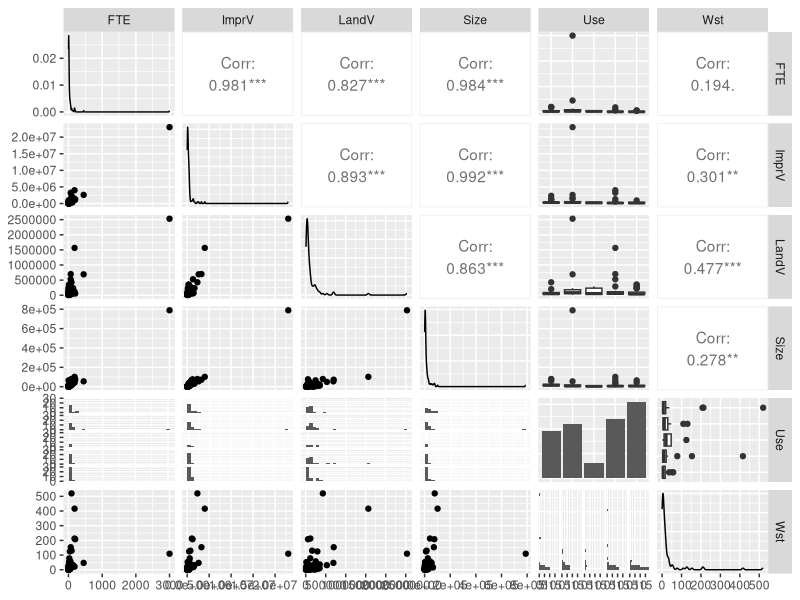
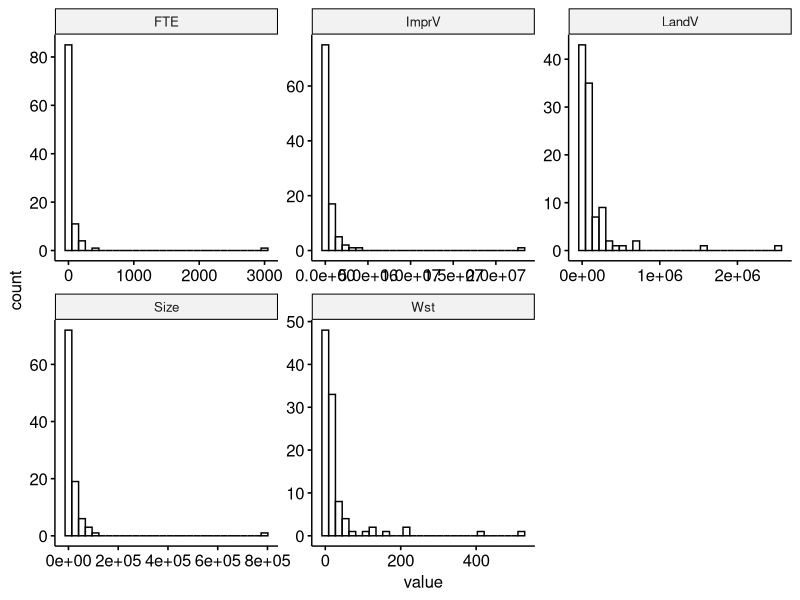
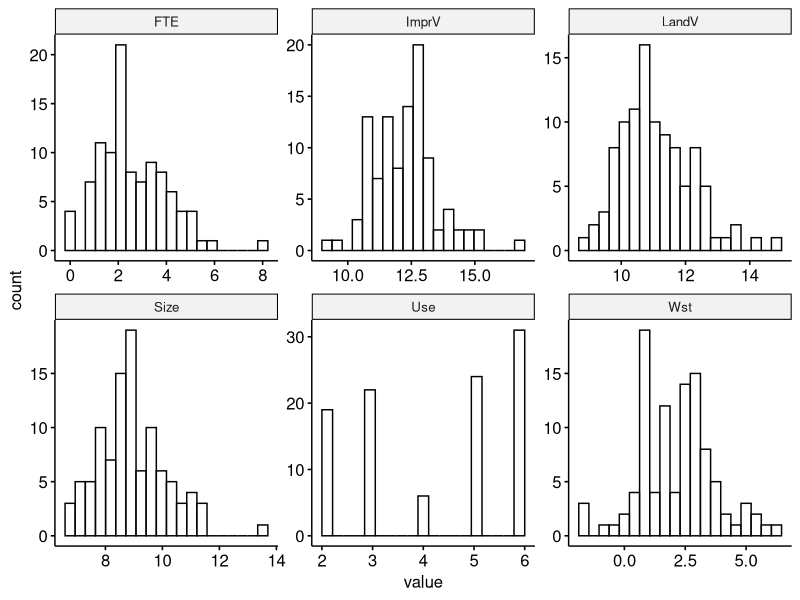
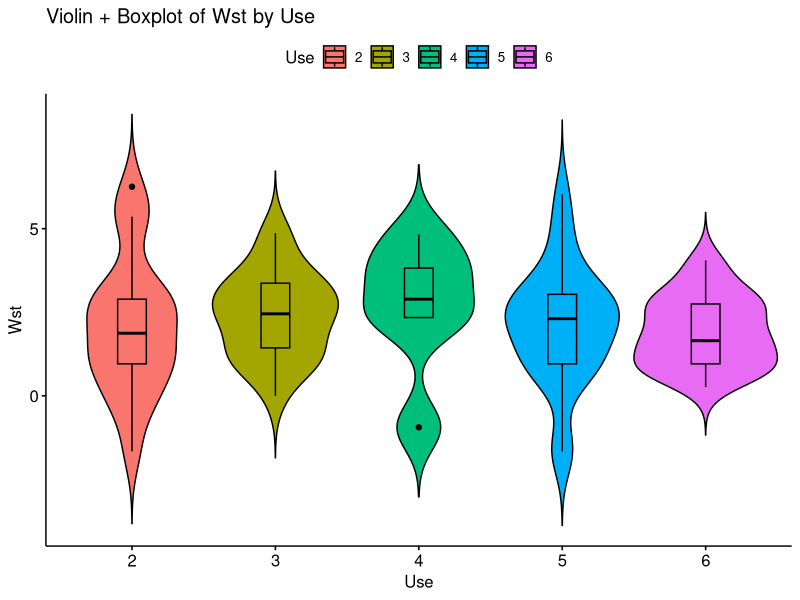
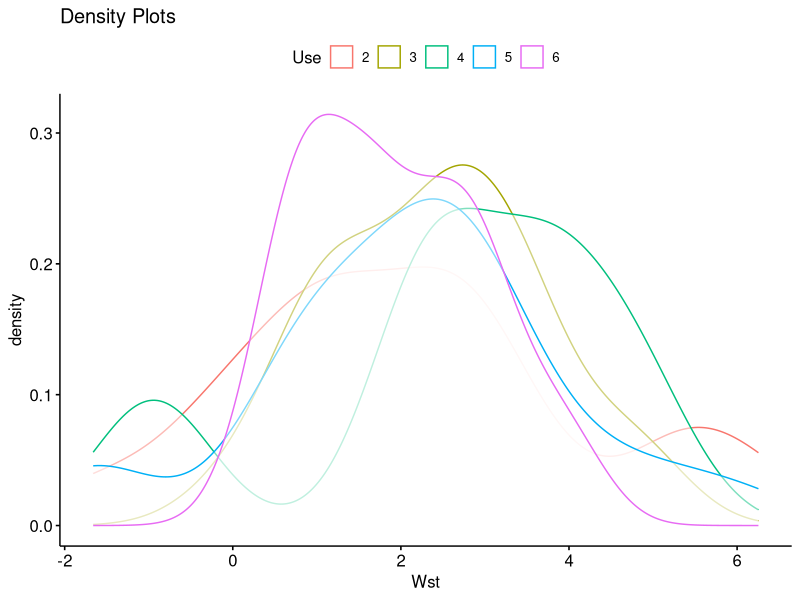
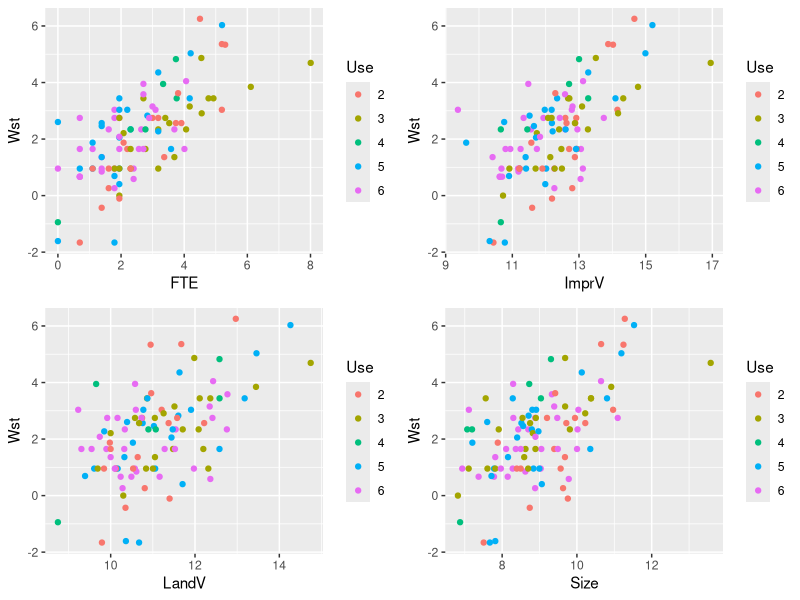
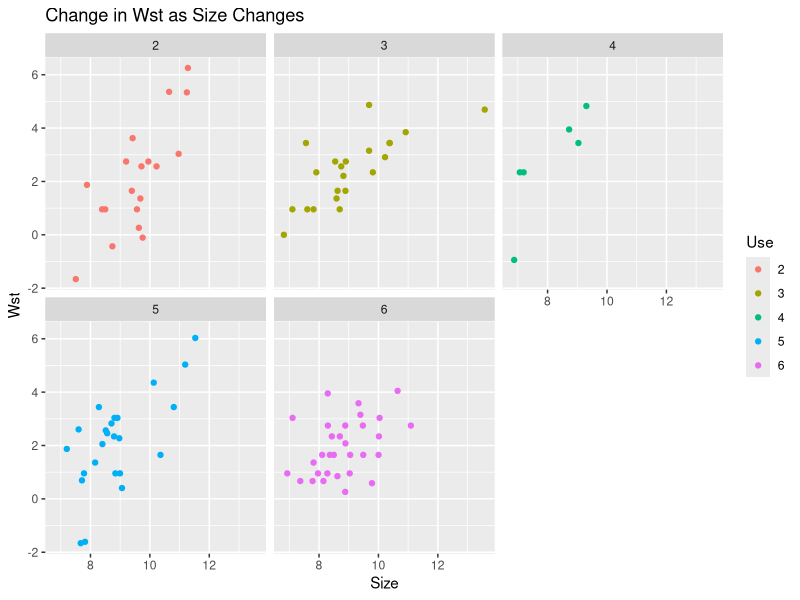
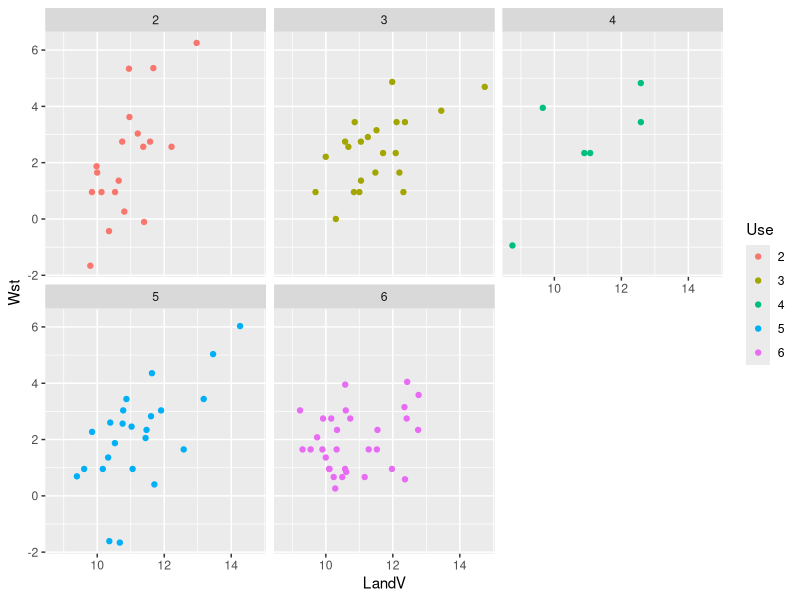

Recreate these plots in R, in order. (Note: this script raises an error after producing the figures.)
## ---- chunk 1
library(ggpubr)
library(GGally)
library(tidyr)
#read in data
assDat <- read.table("Waste.txt", header = FALSE)

#name the variables
nam <- c("FTE", "ImprV", "LandV", "Size", "Use", "Wst")
names(assDat) <- nam

#change the variable Use into factor
assDat$Use <- as.factor(assDat$Use)

#data splitting

#get the number of observations
(n <- nrow(assDat))

#set random seed
set.seed(20)

#randomly select 2/3 of the data as the training set
indi <- sample(n, n*7/10)

#training data
train <- assDat[indi,]
#test data
test <- assDat[-indi,]
## ---- chunk 2
ggpairs(train)
## ---- chunk 3
all_features <- gather(train[,c("FTE","ImprV","LandV","Size","Wst")])
all_features$value <- as.numeric(all_features$value)
gghistogram(all_features,x = "value") + facet_wrap(~key,scales = "free")
## ---- chunk 4
train$ImprV <- log(train$ImprV)
train$FTE <- log(train$FTE)
train$LandV <- log(train$LandV)
train$Size <- log(train$Size)
train$Wst <- log(train$Wst)
all_features <- gather(train[,c("FTE","ImprV","LandV","Size","Wst","Use")])
all_features$value <- as.numeric(all_features$value)
gghistogram(all_features,x = "value",bins=20) + facet_wrap(~key,scales = "free")
## ---- chunk 5
ggviolin(train,y="Wst",x="Use",fill="Use",title = "Violin + Boxplot of Wst by Use",add="boxplot")
ggdensity(train,x="Wst",color = "Use") + ggtitle("Density Plots")
## ---- chunk 6
library(gridExtra)
plots <- ggpairs(train,mapping=ggplot2::aes(colour = Use))
grid.arrange(getPlot(plots,6,1),
             getPlot(plots,6,2),
             getPlot(plots,6,3),
             getPlot(plots,6,4)
             )
## ---- chunk 7
ggplot(train,aes(y=Wst,x=Size,color=Use)) + geom_point() + facet_wrap(~Use) + ggtitle("Change in Wst as Size Changes")
## ---- chunk 8
ggplot(train,aes(y=Wst,x=LandV,color=Use)) + geom_point() + facet_wrap(~Use)
## ---- chunk 9
ggplot(train,aes(y=ImprV,x=FTE,color=Use)) + geom_point() + facet_wrap(~Use)
## ---- chunk 10
ggplot(train,aes(y=Wst,x=FTE,color=Use)) + geom_point() + facet_wrap(~Use)
## ---- chunk 11
ggpairs(train[,c("FTE","ImprV","LandV","Size","Wst")])
## ---- chunk 12
#Caret Helper Function
fit <- dummyVars(as.formula("Wst ~ Use + Use * (LandV + ImprV + FTE + Size)"),data=train)
#Generates the Full Model Matrix
m_matrix <- as.data.frame(predict(fit,newdata=train))
m_matrix$Wst <- train$Wst
refit <- lm(Wst ~.,data=m_matrix)
summary(refit)
## ---- chunk 13
backwise_selected_model <- step(refit,direction="backward",trace=F,k=2)
summary(backwise_selected_model)
## ---- chunk 14

seeds_to_use <- c(33,34,35,36,37)
diagnostics <- c()
keep_going = TRUE
best_fit <- backwise_selected_model

for (k in 1:100){
  #Extract Terms as it Will Change
  terms <- attr(best_fit$terms,"term.labels")
  mse_df <- data.frame(Terms=terms)
  for (s in seeds_to_use){
    mse_list <- c()
    set.seed(s)
    for (j in terms){
      #Version of the Model at Current Step
      bc_fit <- best_fit
      
      #Use a Random Sample of the Data
      bc_idx <- sample(nrow(bc_fit$model), nrow(bc_fit$model)*4/5)
      bc_train <- bc_fit$model[bc_idx,]
      bc_test <- bc_fit$model[bc_idx,]
      #Take off the Jth term
      eval(parse(text=paste("bc_fit <- update(bc_fit, . ~ . -",j,")",sep="")))
      #Fit on Train
      bc_fit <- lm(formula(bc_fit),data=bc_train)
      #Predict on Test
      bc_mse <- mean((predict(bc_fit,newdata = bc_test) - bc_test$Wst)^2)
      #Collect the AICs of Each Removed Regressor
      mse_list <- c(mse_list,bc_mse)
    }
    mse_df[[paste("seed",s,sep="")]] <- mse_list 
    
  } 
  
  mse_df$Number_Better <- ifelse(mse_df$seed33 < mean(best_fit$residuals^2),1,0) +
    ifelse(mse_df$seed34 < mean(best_fit$residuals^2),1,0) +
    ifelse(mse_df$seed35 < mean(best_fit$residuals^2),1,0) +
    ifelse(mse_df$seed36 < mean(best_fit$residuals^2),1,0) +
    ifelse(mse_df$seed37 < mean(best_fit$residuals^2),1,0)
  
  mse_df$Mean_MSE <- (mse_df$seed33 + mse_df$seed34 + mse_df$seed35 + mse_df$seed36 + mse_df$seed37)/5
  lowest_mse <- min(mse_df$Mean_MSE)
  lowest_term <- mse_df$Terms[match(lowest_mse,mse_df$Mean_MSE)]
  mse_df$Lowest_MSE_Before <- mean(best_fit$residuals^2)
  
  #If There is an Imporvement by Removing a term.
  if (lowest_mse <= mean(best_fit$residuals^2)){
    print(paste("Removing",lowest_term,"."))
    #Actually Modify the Best Fit Model
    eval(parse(text=paste("best_fit <- update(best_fit, . ~ . -",lowest_term,")",sep="")))
  } else {
    print("Done")
    break
  }
  diagnostics <- c(diagnostics,list(mse_df))
}

## ---- chunk 15
test$ImprV <- log(test$ImprV)
test$FTE <- log(test$FTE)
test$LandV <- log(test$LandV)
test$Size <- log(test$Size)
test$Wst <- log(test$Wst)

#Generates the Full Model Matrix
test_matrix <- as.data.frame(predict(fit,newdata=test))
test_matrix$Wst <- test$Wst

test_fit <- lm(formula(best_fit),data=test_matrix)
summary(test_fit)
## ---- chunk 16
train_data_matrix <- best_fit$model
train_data_matrix[1] <- exp(train_data_matrix[1])
